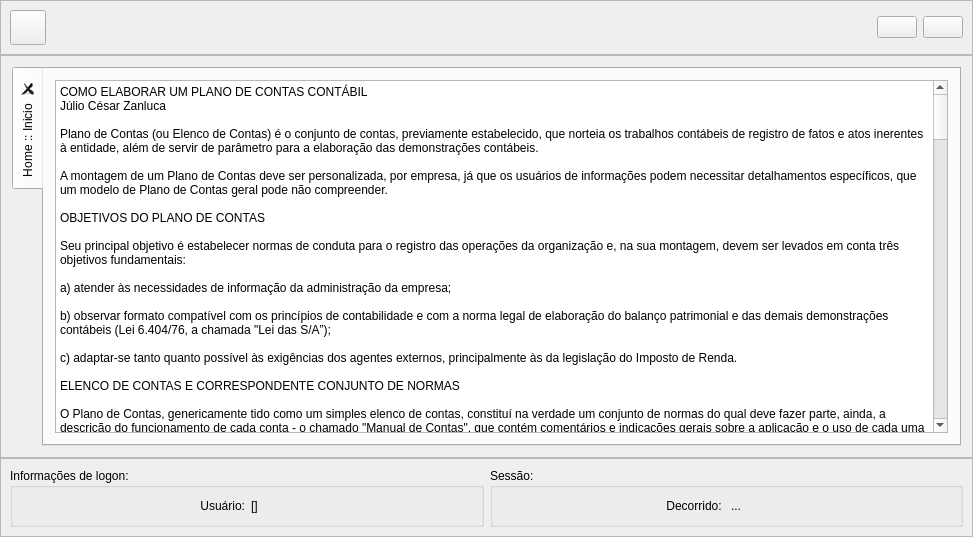
<?xml version="1.0" encoding="UTF-8"?>
<ui version="4.0">
 <class>Principal</class>
 <widget class="QWidget" name="Principal">
  <property name="geometry">
   <rect>
    <x>0</x>
    <y>0</y>
    <width>973</width>
    <height>537</height>
   </rect>
  </property>
  <property name="windowTitle">
   <string>Severino | Plano de Contas</string>
  </property>
  <property name="styleSheet">
   <string notr="true"/>
  </property>
  <layout class="QGridLayout" name="gridLayout_2">
   <property name="leftMargin">
    <number>0</number>
   </property>
   <property name="topMargin">
    <number>0</number>
   </property>
   <property name="rightMargin">
    <number>0</number>
   </property>
   <property name="bottomMargin">
    <number>0</number>
   </property>
   <property name="spacing">
    <number>0</number>
   </property>
   <item row="0" column="0">
    <widget class="QFrame" name="framePanel">
     <property name="styleSheet">
      <string notr="true"/>
     </property>
     <property name="frameShape">
      <enum>QFrame::StyledPanel</enum>
     </property>
     <property name="frameShadow">
      <enum>QFrame::Raised</enum>
     </property>
     <layout class="QHBoxLayout" name="horizontalLayout">
      <property name="leftMargin">
       <number>9</number>
      </property>
      <property name="topMargin">
       <number>9</number>
      </property>
      <property name="rightMargin">
       <number>9</number>
      </property>
      <property name="bottomMargin">
       <number>9</number>
      </property>
      <item>
       <widget class="QToolButton" name="toolButton">
        <property name="text">
         <string/>
        </property>
        <property name="icon">
         <iconset resource="thema.qrc">
          <normaloff>:/images/list.png</normaloff>:/images/list.png</iconset>
        </property>
        <property name="iconSize">
         <size>
          <width>28</width>
          <height>28</height>
         </size>
        </property>
        <property name="toolButtonStyle">
         <enum>Qt::ToolButtonTextBesideIcon</enum>
        </property>
       </widget>
      </item>
      <item>
       <spacer name="horizontalSpacer">
        <property name="orientation">
         <enum>Qt::Horizontal</enum>
        </property>
        <property name="sizeHint" stdset="0">
         <size>
          <width>40</width>
          <height>20</height>
         </size>
        </property>
       </spacer>
      </item>
      <item>
       <widget class="QPushButton" name="botaoAtualizar">
        <property name="minimumSize">
         <size>
          <width>0</width>
          <height>0</height>
         </size>
        </property>
        <property name="maximumSize">
         <size>
          <width>100</width>
          <height>16777215</height>
         </size>
        </property>
        <property name="text">
         <string/>
        </property>
        <property name="icon">
         <iconset resource="thema.qrc">
          <normaloff>:/images/folder.png</normaloff>:/images/folder.png</iconset>
        </property>
        <property name="iconSize">
         <size>
          <width>28</width>
          <height>28</height>
         </size>
        </property>
       </widget>
      </item>
      <item>
       <widget class="QPushButton" name="botaoSair">
        <property name="minimumSize">
         <size>
          <width>0</width>
          <height>0</height>
         </size>
        </property>
        <property name="maximumSize">
         <size>
          <width>100</width>
          <height>16777215</height>
         </size>
        </property>
        <property name="text">
         <string/>
        </property>
        <property name="icon">
         <iconset resource="thema.qrc">
          <normaloff>:/images/exit.png</normaloff>:/images/exit.png</iconset>
        </property>
        <property name="iconSize">
         <size>
          <width>28</width>
          <height>28</height>
         </size>
        </property>
       </widget>
      </item>
     </layout>
    </widget>
   </item>
   <item row="1" column="0">
    <widget class="QFrame" name="framePanel_InfoSessao">
     <property name="styleSheet">
      <string notr="true"/>
     </property>
     <property name="frameShape">
      <enum>QFrame::StyledPanel</enum>
     </property>
     <property name="frameShadow">
      <enum>QFrame::Raised</enum>
     </property>
     <layout class="QGridLayout" name="gridLayout">
      <item row="0" column="0">
       <widget class="QTabWidget" name="tabWidget">
        <property name="tabPosition">
         <enum>QTabWidget::West</enum>
        </property>
        <property name="tabShape">
         <enum>QTabWidget::Rounded</enum>
        </property>
        <property name="documentMode">
         <bool>false</bool>
        </property>
        <property name="tabsClosable">
         <bool>true</bool>
        </property>
        <property name="movable">
         <bool>true</bool>
        </property>
        <widget class="QWidget" name="tabHome">
         <attribute name="title">
          <string>Home :: Inicio</string>
         </attribute>
         <layout class="QGridLayout" name="gridLayout_6">
          <item row="0" column="0">
           <widget class="QPlainTextEdit" name="plainTextEdit">
            <property name="documentTitle">
             <string/>
            </property>
            <property name="readOnly">
             <bool>true</bool>
            </property>
            <property name="plainText">
             <string>COMO ELABORAR UM PLANO DE CONTAS CONTÁBIL
Júlio César Zanluca

Plano de Contas (ou Elenco de Contas) é o conjunto de contas, previamente estabelecido, que norteia os trabalhos contábeis de registro de fatos e atos inerentes à entidade, além de servir de parâmetro para a elaboração das demonstrações contábeis.
 
A montagem de um Plano de Contas deve ser personalizada, por empresa, já que os usuários de informações podem necessitar detalhamentos específicos, que um modelo de Plano de Contas geral pode não compreender.
 
OBJETIVOS DO PLANO DE CONTAS
 
Seu principal objetivo é estabelecer normas de conduta para o registro das operações da organização e, na sua montagem, devem ser levados em conta três objetivos fundamentais:
 
a) atender às necessidades de informação da administração da empresa;
 
b) observar formato compatível com os princípios de contabilidade e com a norma legal de elaboração do balanço patrimonial e das demais de­monstrações contábeis (Lei 6.404/76, a chamada &quot;Lei das S/A”);
 
c) adaptar-se tanto quanto possível às exigências dos agentes externos, principalmente às da legislação do Imposto de Renda.
 
ELENCO DE CONTAS E CORRESPONDENTE CONJUNTO DE NORMAS
 
O Plano de Contas, genericamente tido como um simples elenco de contas, constituí na verdade um conjunto de normas do qual deve fazer parte, ainda, a descrição do funcionamento de cada conta - o chamado &quot;Manual de Contas&quot;, que contém comentários e indicações gerais sobre a aplicação e o uso de cada uma das contas (para que serve, o que deve conter e outras informações sobre critérios gerais de contabilização).
 
CONTAS DO BALANÇO PATRIMONIAL
 
A empresa deve manter escrituração contábil com base na legislação comercial e com observância das Normas Brasileiras de Contabilidade.
 
O balanço patrimonial é uma das demonstrações contábeis que visa a evidenciar, de forma sintética, a situação patrimonial da empresa e dos atos e fatos consignados na escrituração contábil.
 
Essa demonstração deve ser estruturada de acordo com os preceitos da Lei 6.404/76 (chamada “Lei das S/A”) e segundo os Princípios Fundamentais de Contabilidade.
 
Tal estrutura de contas, dentro do conceito legal da própria Lei 6.404/76 (artigos 176 a 182 e artigo 187), em síntese, se compõe de:

Como exemplo, temos a conta &quot;Caixa&quot;, que registrará o dinheiro em espécie (papel-moeda) disponível na tesouraria da empresa. Trata-se de uma conta do Ativo Circulante, subgrupo Disponibilidades.
 
Sugiro que o Plano de Contas contenha, no mínimo, 4 (quatro) níveis:

Nível 1:
 
Ativo, Passivo, Patrimônio Líquido, Receitas, Custos e Despesas.

Nível 2:
 
Ativo: Circulante, Não Circulante / Passivo e Patrimônio Líquido: Circulante, Não Circulante e Patrimônio Líquido. / Receitas: Receita Bruta, Deduções da Receita Bruta, Outras Receitas Operacionais / Custos e Despesas Operacionais.

Nível 3: Contas que evidenciem os grupos a que se referem, como por exemplo:

Nível 1 - Ativo
Nível 2 - Ativo Circulante
Nível 3 - Bancos Conta Movimento

Nível 4: Sub-contas que evidenciem o tipo de registro contabilizado, como por exemplo:

Nível 1 - Ativo
Nível 2 - Ativo Circulante
Nível 3 - Bancos Conta Movimento
Nível 4 - Banco A
 
Abaixo, segue um exemplo bem simples de uma estrutura de plano de contas em 4 níveis:
 
1 ATIVO

1.1 ATIVO CIRCULANTE
1.1.1 Caixa
1.1.1.01 Caixa Geral
1.1.2 Bancos C/Movimento
1.1.2.01 Banco Alfa
1.1.3 Contas a Receber
1.1.3.01 Clientes
1.1.3.02 Outras Contas a Receber
1.1.3.09(-) Duplicatas Descontadas
1.1.4 Estoques
1.1.4.01 Mercadorias
1.1.4.02 Produtos Acabados
1.1.4.03 Insumos
1.1.4.04 Outros

1.2 NÃO CIRCULANTE
1.2.1 Contas a Receber
1.2.1.01 Clientes
1.2.1.02 Outras Contas
1.2.2 INVESTIMENTOS
1.2.2.01 Participações Societárias
1.2.3 IMOBILIZADO
1.2.3.01 Terrenos
1.2.3.02 Construções e Benfeitorias
1.2.3.03 Máquinas e Ferramentas
1.2.3.04 Veículos
1.2.3.05 Móveis
1.2.3.98 (-) Depreciação Acumulada
1.2.3.99 (-) Amortização Acumulada
1.2.4 INTANGÍVEL
1.2.4.01 Marcas
1.2.4.02 Softwares
1.2.4.99 (-) Amortização Acumulada

2 PASSIVO

2.1 CIRCULANTE
2.1.1 Impostos e Contribuições a Recolher
2.1.1.01 Simples a Recolher
2.1.1.02 INSS
2.1.1.03 FGTS
2.1.2 Contas a Pagar
2.1.2.01 Fornecedores
2.1.2.02 Outras Contas
2.1.3 Empréstimos Bancários
2.1.3.01 Banco A - Operação X

2.2 NÃO CIRCULANTE
2.2.1 Empréstimos Bancários
2.2.1.01 Banco A - Operação X

2.3 PATRIMÔNIO LÍQUIDO
2.3.1 Capital Social
2.3.2.01 Capital Social Subscrito
2.3.2.02 Capital Social a Realizar
2.3.2. Reservas
2.3.2.01 Reservas de Capital
2.3.2.02 Reservas de Lucros
2.3.3 Prejuízos Acumulados
2.3.3.01 Prejuízos Acumulados de Exercícios Anteriores
2.3.3.02 Prejuízos do Exercício Atual

3 CUSTOS E DESPESAS

3.1 Custos dos Produtos Vendidos
3.1.1 Custos dos Materiais
3.1.1.01 Custos dos Materiais Aplicados
3.1.2 Custos da Mão-de-Obra
3.1.2.01 Salários
3.1.2.02 Encargos Sociais

3.2 Custo das Mercadorias Vendidas
3.2.1 Custo das Mercadorias
3.2.1.01 Custo das Mercadorias Vendidas

3.3 Custo dos Serviços Prestados
3.3.1 Custo dos Serviços
3.3.1.01 Materiais Aplicados
3.3.1.02 Mão-de-Obra
3.3.1.03 Encargos Sociais

3.4 Despesas Operacionais
3.4.1 Despesas Gerais
3. 4.1.01 Mão-de-Obra
3.4.1.02 Encargos Sociais
3.4.1.03 Aluguéis

3.5 Perdas de Capital
3.5.1 Baixa de Bens do Ativo Não Circulante
3.5.1.01 Custos de Alienação de Investimentos
3.5.1.02 Custos de Alienação do Imobilizado

4 RECEITAS

4.1 Receita Líquida
4.1.1 Receita Bruta de Vendas
4.1.1.01 De Mercadorias
4.1.1.02 De Produtos
4.1.1.03 De Serviços Prestados
4.1.2 Deduções da Receita Bruta
4.1.2.01 Devoluções
4.1.2.02 Serviços Cancelados

4.2 Outras Receitas Operacionais
4.2.1 Vendas de Ativos Não Circulantes
4.2.1.01 Receitas de Alienação de Investimentos
4.2.1.02 Receitas de Alienação do Imobilizado</string>
            </property>
            <property name="centerOnScroll">
             <bool>false</bool>
            </property>
           </widget>
          </item>
         </layout>
        </widget>
       </widget>
      </item>
     </layout>
    </widget>
   </item>
   <item row="2" column="0">
    <widget class="QFrame" name="framePanel_InfoUsuario">
     <property name="frameShape">
      <enum>QFrame::StyledPanel</enum>
     </property>
     <property name="frameShadow">
      <enum>QFrame::Raised</enum>
     </property>
     <layout class="QGridLayout" name="gridLayout_5">
      <property name="leftMargin">
       <number>9</number>
      </property>
      <property name="topMargin">
       <number>9</number>
      </property>
      <property name="rightMargin">
       <number>9</number>
      </property>
      <property name="bottomMargin">
       <number>9</number>
      </property>
      <item row="0" column="0">
       <widget class="QGroupBox" name="groupBox_InfoUsuario">
        <property name="title">
         <string>Informações de logon:</string>
        </property>
        <layout class="QGridLayout" name="gridLayout_3">
         <property name="rightMargin">
          <number>9</number>
         </property>
         <item row="0" column="0">
          <widget class="QLabel" name="label_DescricaoUsuario">
           <property name="text">
            <string>Usuário:</string>
           </property>
           <property name="alignment">
            <set>Qt::AlignRight|Qt::AlignTrailing|Qt::AlignVCenter</set>
           </property>
          </widget>
         </item>
         <item row="0" column="1">
          <widget class="QLabel" name="campoUsuario">
           <property name="font">
            <font/>
           </property>
           <property name="text">
            <string>[]</string>
           </property>
          </widget>
         </item>
        </layout>
       </widget>
      </item>
      <item row="0" column="1">
       <widget class="QGroupBox" name="groupBox_Sessao">
        <property name="title">
         <string>Sessão:</string>
        </property>
        <layout class="QGridLayout" name="gridLayout_4">
         <property name="rightMargin">
          <number>9</number>
         </property>
         <item row="0" column="1">
          <widget class="QLabel" name="campoTime">
           <property name="font">
            <font/>
           </property>
           <property name="text">
            <string>...</string>
           </property>
           <property name="alignment">
            <set>Qt::AlignLeading|Qt::AlignLeft|Qt::AlignVCenter</set>
           </property>
          </widget>
         </item>
         <item row="0" column="0">
          <widget class="QLabel" name="campoTime_Descricao">
           <property name="font">
            <font/>
           </property>
           <property name="text">
            <string>Decorrido: </string>
           </property>
           <property name="alignment">
            <set>Qt::AlignRight|Qt::AlignTrailing|Qt::AlignVCenter</set>
           </property>
          </widget>
         </item>
        </layout>
       </widget>
      </item>
     </layout>
    </widget>
   </item>
  </layout>
 </widget>
 <layoutdefault spacing="6" margin="11"/>
 <tabstops>
  <tabstop>toolButton</tabstop>
  <tabstop>botaoAtualizar</tabstop>
  <tabstop>botaoSair</tabstop>
  <tabstop>tabWidget</tabstop>
  <tabstop>plainTextEdit</tabstop>
 </tabstops>
 <resources>
  <include location="thema.qrc"/>
 </resources>
 <connections/>
</ui>
